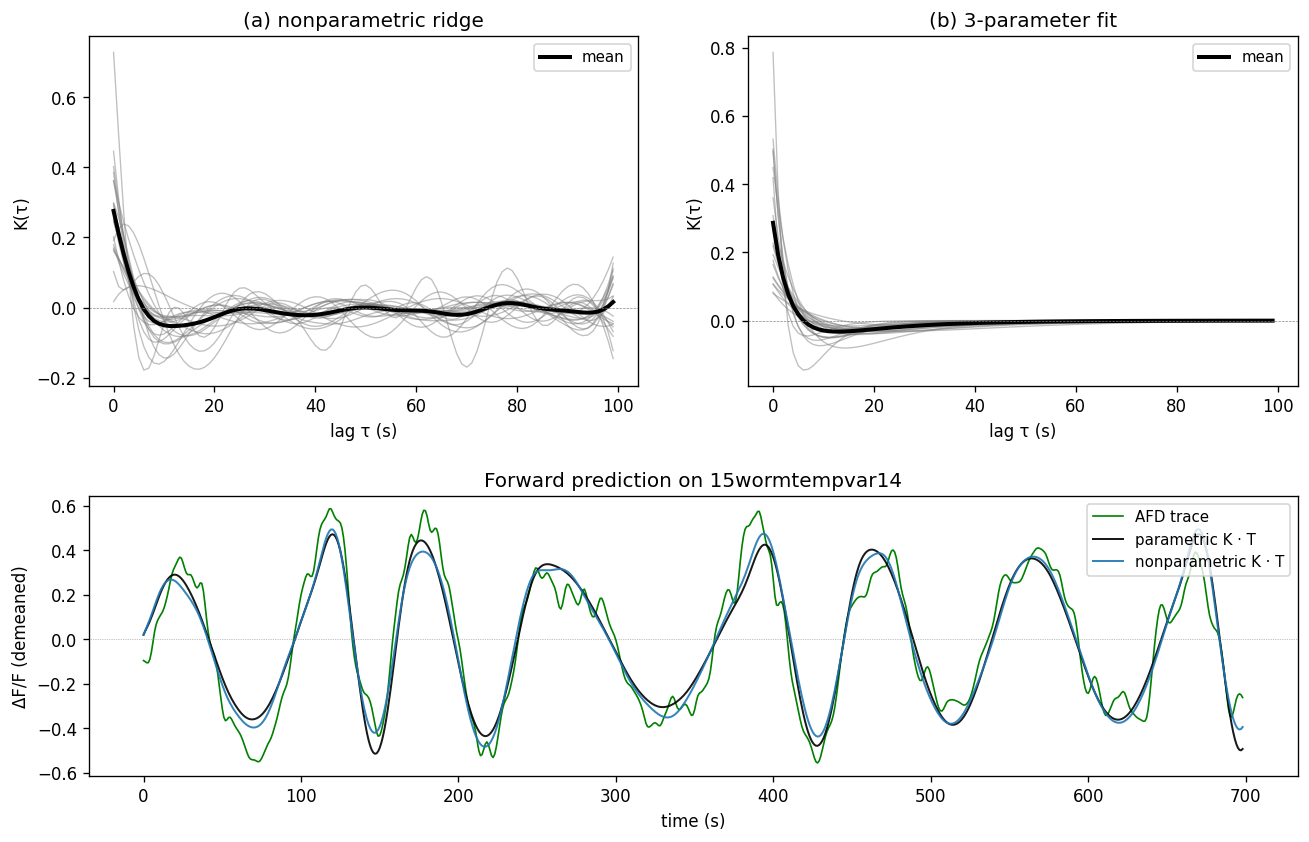

Write Python code to recreate this figure.
"""Figure 1 — AFD response kernel K(τ).

Top row: per-worm K(τ) for the 21 worms in the 15wormtempvar* cohort.
  (a) nonparametric ridge fits + cross-worm mean (black).
  (b) 3-parameter Tsukada fits + cross-worm mean.
Bottom: convolution of each kernel with the temperature for one sample worm
        (15wormtempvar14), overlaid on the recorded AFD trace.
"""
from pathlib import Path
import numpy as np
import pandas as pd
import matplotlib.pyplot as plt
from scipy.ndimage import gaussian_filter1d

from kernel import fit_kernel, bin_to_1s, design_matrix

DT_RECORD = 0.20      # 5 fps recording
DT_BIN = 1.0          # bin to 1 second before fitting
WINDOW_S = 100.0
RIDGE = 1.0
TEMP_SMOOTH_S = 4.0   # Gaussian σ on temperature (preserves stimulus periods ≥ 60 s)
SAMPLE_WORM = "15wormtempvar14"

DATA = Path(__file__).resolve().parent / "data" / "afd_dataset.pkl"
OUT = Path(__file__).resolve().parent / "fig1_kernel.png"


def main():
    df = pd.read_pickle(DATA)
    df = df[df["kind"] == "signal"].copy()

    bin_k = int(round(DT_BIN / DT_RECORD))
    K_np_all, K_pa_all, params, binned = {}, {}, {}, {}
    for w, sub in df.groupby("name", sort=False):
        temp_raw = gaussian_filter1d(sub["temperature"].to_numpy(),
                                     sigma=TEMP_SMOOTH_S / DT_RECORD)
        temp = bin_to_1s(temp_raw, bin_k)
        afd = bin_to_1s(sub["afd"].to_numpy(), bin_k)
        temp_d = temp - temp.mean()
        afd_d = afd - afd.mean()
        tau, K_np, K_pa, p = fit_kernel(temp_d, afd_d,
                                        dt=DT_BIN, window_s=WINDOW_S, ridge=RIDGE)
        K_np_all[w] = K_np
        K_pa_all[w] = K_pa
        params[w] = p
        binned[w] = (temp_d, afd_d)

    K_np_mat = np.array(list(K_np_all.values()))
    K_pa_mat = np.array(list(K_pa_all.values()))
    P = np.array(list(params.values()))
    print(f"fitted {len(K_np_all)} worms")
    print(f"  λ  median {np.median(P[:, 0]):.4f}   IQR {np.percentile(P[:, 0], 75)-np.percentile(P[:, 0], 25):.4f}")
    print(f"  α₀ median {np.median(P[:, 1]):.4f}   IQR {np.percentile(P[:, 1], 75)-np.percentile(P[:, 1], 25):.4f}")
    print(f"  α₁ median {np.median(P[:, 2]):.4f}   IQR {np.percentile(P[:, 2], 75)-np.percentile(P[:, 2], 25):.4f}")

    # ---- assemble the figure: 2 top panels + 1 wide bottom panel ----
    fig = plt.figure(figsize=(13, 8), dpi=120)
    gs = fig.add_gridspec(2, 2, height_ratios=[1.0, 0.8], hspace=0.35)

    for ax, mat, label in [
        (fig.add_subplot(gs[0, 0]), K_np_mat, "(a) nonparametric ridge"),
        (fig.add_subplot(gs[0, 1]), K_pa_mat, "(b) 3-parameter fit"),
    ]:
        for K in mat:
            ax.plot(tau, K, color="gray", lw=0.8, alpha=0.5)
        ax.plot(tau, mat.mean(axis=0), color="black", lw=2.4, label="mean")
        ax.axhline(0, color="gray", lw=0.4, ls="--")
        ax.set_xlabel("lag τ (s)")
        ax.set_ylabel("K(τ)")
        ax.set_title(label)
        ax.legend(fontsize=9, loc="upper right")

    # bottom panel: forward-prediction overlay for SAMPLE_WORM
    ax = fig.add_subplot(gs[1, :])
    temp_d, afd_d = binned[SAMPLE_WORM]
    n_lags = len(tau)
    Xfull = design_matrix(temp_d, n_lags)
    K_np = K_np_all[SAMPLE_WORM]
    K_pa = K_pa_all[SAMPLE_WORM]
    t_axis = np.arange(len(afd_d)) * DT_BIN
    ax.plot(t_axis, afd_d, color="green", lw=1.0, label="AFD trace")
    ax.plot(t_axis, Xfull @ K_pa, color="black", lw=1.2, alpha=0.9,
            label="parametric K · T")
    ax.plot(t_axis, Xfull @ K_np, color="tab:blue", lw=1.2, alpha=0.9,
            label="nonparametric K · T")
    ax.axhline(0, color="gray", lw=0.4, ls=":")
    ax.set_xlabel("time (s)")
    ax.set_ylabel("ΔF/F (demeaned)")
    ax.set_title(f"Forward prediction on {SAMPLE_WORM}")
    ax.legend(fontsize=9, loc="upper right")

    fig.savefig(OUT, bbox_inches="tight")
    print(f"saved {OUT}")


if __name__ == "__main__":
    main()
